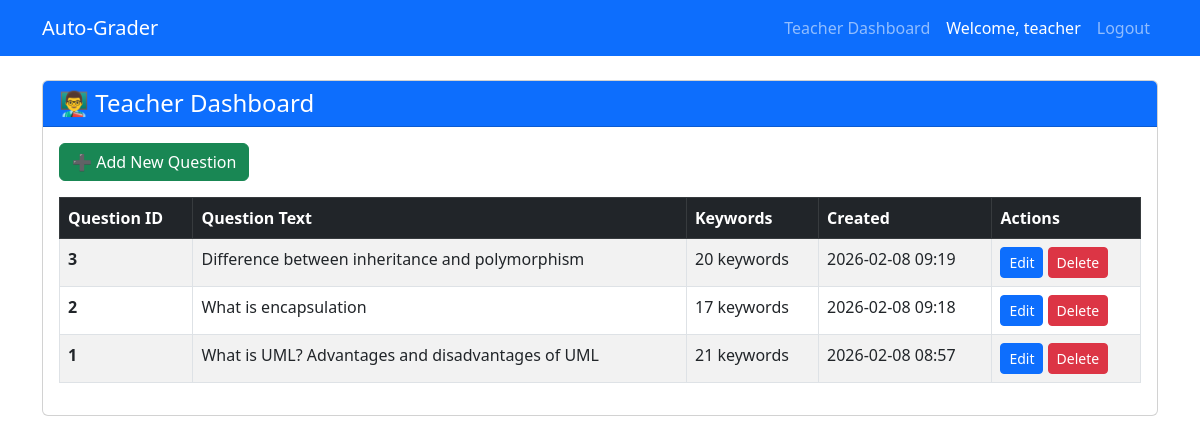
The app's page /api/teacher/dashboard/ (signed in) with its own data.
### autograder/models.py (models this page shows, shortened)
class TeacherQuestion(models.Model):
    question_id = models.CharField(max_length=100, unique=True)
    question_text = models.TextField()
    expected_keywords = models.TextField(help_text="Comma-separated keywords")
    model_answer = models.TextField()
    created_at = models.DateTimeField(default=timezone.now)
    class Meta:
        ordering = ['-created_at']
        verbose_name = "Teacher Question"
        verbose_name_plural = "Teacher Questions"
    def get_expected_keywords(self):
        return [kw.strip().lower() for kw in self.expected_keywords.split(',') if kw.strip()]

### autograder/views.py (the view)
# urls.py: path('teacher/dashboard/', views.teacher_dashboard, name='teacher_dashboard'),
@user_passes_test(lambda u: u.is_staff)
def teacher_dashboard(request):
    questions = TeacherQuestion.objects.all().order_by('-created_at')
    return render(request, 'teacher/dashboard.html', {
        'questions': questions
    })

### autograder/templates/teacher/dashboard.html (shortened to what this page needs)
{% extends 'base.html' %}
{% block content %}
<div class="row mb-4">
    <div class="col-md-12">
        <div class="card">
            <div class="card-header bg-primary text-white">
                <h4 class="mb-0">👨‍🏫 Teacher Dashboard</h4>
            </div>
            <div class="card-body">
                <a href="{% url 'add_teacher_question' %}" class="btn btn-success mb-3">
                    ➕ Add New Question
                </a>
                <div class="table-responsive">
                    <table class="table table-striped table-bordered">
                        <thead class="table-dark">
                            <tr>
                                <th>Question ID</th>
                                <th>Question Text</th>
                                <th>Keywords</th>
                                <th>Created</th>
                                <th>Actions</th>
                            </tr>
                        </thead>
                        <tbody>
                            {% for q in questions %}
                            <tr>
                                <td><strong>{{ q.question_id }}</strong></td>
                                <td>{{ q.question_text|truncatewords:10 }}</td>
                                <td>{{ q.get_expected_keywords|length }} keywords</td>
                                <td>{{ q.created_at|date:"Y-m-d H:i" }}</td>
                                <td>
                                    <a href="{% url 'add_teacher_question' %}?edit={{ q.question_id }}"
                                       class="btn btn-sm btn-primary">Edit</a>
                                    <a href="{% url 'delete_teacher_question' q.question_id %}"
                                       class="btn btn-sm btn-danger"
                                       onclick="return confirm('Are you sure?')">Delete</a>
                                </td>
                            </tr>
                            {% empty %}
                            <tr>
                                <td colspan="5" class="text-center text-muted">No questions added yet</td>
                            </tr>
                            {% endfor %}
                        </tbody>
                    </table>
                </div>
            </div>
        </div>
    </div>
</div>
{% endblock %}

### autograder/templates/base.html (shortened to what this page needs)
<!DOCTYPE html>
<html lang="en">
<head>
    <link href="https://cdn.jsdelivr.net/npm/bootstrap@5.3.0/dist/css/bootstrap.min.css" rel="stylesheet">
</head>
<body>
    <nav class="navbar navbar-expand-lg navbar-dark bg-primary">
        <div class="container">
            <a class="navbar-brand" href="{% url 'student_interface' %}">Auto-Grader</a>
            <div class="navbar-nav ms-auto">
                {% if user.is_authenticated %}
                    {% if user.is_staff %}
                    <a class="nav-link" href="{% url 'teacher_dashboard' %}">Teacher Dashboard</a>
                    {% endif %}
                    <span class="nav-link text-white">Welcome, {{ user.username }}</span>
                    <a class="nav-link" href="{% url 'logout' %}">Logout</a>
                {% else %}
                    <a class="nav-link" href="{% url 'login' %}">Login</a>
                {% endif %}
            </div>
        </div>
    </nav>
    <div class="container mt-4">
        {% block content %}{% endblock %}
    </div>
</body>
</html>

### records on screen
TeacherQuestion: question_id "3", question_text "Difference between inheritance and polymorphism", get_expected_keywords|length "20", created_at "2026-02-08 09:19"
TeacherQuestion: question_id "2", question_text "What is encapsulation", get_expected_keywords|length "17", created_at "2026-02-08 09:18"
TeacherQuestion: question_id "1", question_text "What is UML? Advantages and disadvantages of UML", get_expected_keywords|length "21", created_at "2026-02-08 08:57"

### other values on screen
{{ user.username }} "teacher"
